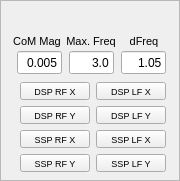
  <widget class="QFrame" name="frame">
   <property name="geometry">
    <rect>
     <x>20</x>
     <y>430</y>
     <width>180</width>
     <height>181</height>
    </rect>
   </property>
   <property name="frameShape">
    <enum>QFrame::StyledPanel</enum>
   </property>
   <property name="frameShadow">
    <enum>QFrame::Raised</enum>
   </property>
   <widget class="QPushButton" name="BTN_SYSID_COMREF2ZMP_SSP_LF_X">
    <property name="geometry">
     <rect>
      <x>96</x>
      <y>130</y>
      <width>70</width>
      <height>18</height>
     </rect>
    </property>
    <property name="font">
     <font>
      <pointsize>7</pointsize>
     </font>
    </property>
    <property name="text">
     <string>SSP LF X</string>
    </property>
   </widget>
   <widget class="QPushButton" name="BTN_SYSID_COMREF2ZMP_DSP_LF_Y">
    <property name="geometry">
     <rect>
      <x>96</x>
      <y>106</y>
      <width>70</width>
      <height>18</height>
     </rect>
    </property>
    <property name="font">
     <font>
      <pointsize>7</pointsize>
     </font>
    </property>
    <property name="text">
     <string>DSP LF Y</string>
    </property>
   </widget>
   <widget class="QLabel" name="label_63">
    <property name="geometry">
     <rect>
      <x>7</x>
      <y>31</y>
      <width>60</width>
      <height>20</height>
     </rect>
    </property>
    <property name="font">
     <font>
      <pointsize>8</pointsize>
     </font>
    </property>
    <property name="text">
     <string>CoM Mag</string>
    </property>
    <property name="alignment">
     <set>Qt::AlignCenter</set>
    </property>
   </widget>
   <widget class="QLineEdit" name="CON_SYSID_COMREF2ZMP_DFREQ">
    <property name="geometry">
     <rect>
      <x>121</x>
      <y>51</y>
      <width>45</width>
      <height>23</height>
     </rect>
    </property>
    <property name="text">
     <string>1.05</string>
    </property>
    <property name="alignment">
     <set>Qt::AlignRight|Qt::AlignTrailing|Qt::AlignVCenter</set>
    </property>
   </widget>
   <widget class="QLabel" name="label_62">
    <property name="geometry">
     <rect>
      <x>0</x>
      <y>10</y>
      <width>181</width>
      <height>16</height>
     </rect>
    </property>
    <property name="font">
     <font>
      <pointsize>8</pointsize>
     </font>
    </property>
    <property name="text">
     <string>&lt;CoMREF to ZMP System ID&gt;</string>
    </property>
    <property name="alignment">
     <set>Qt::AlignCenter</set>
    </property>
   </widget>
   <widget class="QLineEdit" name="CON_SYSID_COMREF2ZMP_NUM">
    <property name="geometry">
     <rect>
      <x>69</x>
      <y>51</y>
      <width>45</width>
      <height>23</height>
     </rect>
    </property>
    <property name="text">
     <string>3.0</string>
    </property>
    <property name="alignment">
     <set>Qt::AlignRight|Qt::AlignTrailing|Qt::AlignVCenter</set>
    </property>
   </widget>
   <widget class="QPushButton" name="BTN_SYSID_COMREF2ZMP_DSP_RF_Y">
    <property name="geometry">
     <rect>
      <x>20</x>
      <y>106</y>
      <width>70</width>
      <height>18</height>
     </rect>
    </property>
    <property name="font">
     <font>
      <pointsize>7</pointsize>
     </font>
    </property>
    <property name="text">
     <string>DSP RF Y</string>
    </property>
   </widget>
   <widget class="QPushButton" name="BTN_SYSID_COMREF2ZMP_SSP_RF_X">
    <property name="geometry">
     <rect>
      <x>20</x>
      <y>130</y>
      <width>70</width>
      <height>18</height>
     </rect>
    </property>
    <property name="font">
     <font>
      <pointsize>7</pointsize>
     </font>
    </property>
    <property name="text">
     <string>SSP RF X</string>
    </property>
   </widget>
   <widget class="QPushButton" name="BTN_SYSID_COMREF2ZMP_DSP_LF_X">
    <property name="geometry">
     <rect>
      <x>96</x>
      <y>82</y>
      <width>70</width>
      <height>18</height>
     </rect>
    </property>
    <property name="font">
     <font>
      <pointsize>7</pointsize>
     </font>
    </property>
    <property name="text">
     <string>DSP LF X</string>
    </property>
   </widget>
   <widget class="QLabel" name="label_66">
    <property name="geometry">
     <rect>
      <x>114</x>
      <y>31</y>
      <width>60</width>
      <height>20</height>
     </rect>
    </property>
    <property name="font">
     <font>
      <pointsize>8</pointsize>
     </font>
    </property>
    <property name="text">
     <string>dFreq</string>
    </property>
    <property name="alignment">
     <set>Qt::AlignCenter</set>
    </property>
   </widget>
   <widget class="QLineEdit" name="CON_SYSID_COMREF2ZMP_COMMAG">
    <property name="geometry">
     <rect>
      <x>17</x>
      <y>51</y>
      <width>45</width>
      <height>23</height>
     </rect>
    </property>
    <property name="text">
     <string>0.005</string>
    </property>
    <property name="alignment">
     <set>Qt::AlignRight|Qt::AlignTrailing|Qt::AlignVCenter</set>
    </property>
   </widget>
   <widget class="QPushButton" name="BTN_SYSID_COMREF2ZMP_DSP_RF_X">
    <property name="geometry">
     <rect>
      <x>20</x>
      <y>82</y>
      <width>70</width>
      <height>18</height>
     </rect>
    </property>
    <property name="font">
     <font>
      <pointsize>7</pointsize>
     </font>
    </property>
    <property name="text">
     <string>DSP RF X</string>
    </property>
   </widget>
   <widget class="QLabel" name="label_64">
    <property name="geometry">
     <rect>
      <x>61</x>
      <y>31</y>
      <width>60</width>
      <height>20</height>
     </rect>
    </property>
    <property name="font">
     <font>
      <pointsize>8</pointsize>
     </font>
    </property>
    <property name="text">
     <string>Max. Freq</string>
    </property>
    <property name="alignment">
     <set>Qt::AlignCenter</set>
    </property>
   </widget>
   <widget class="QPushButton" name="BTN_SYSID_COMREF2ZMP_SSP_RF_Y">
    <property name="geometry">
     <rect>
      <x>20</x>
      <y>154</y>
      <width>70</width>
      <height>18</height>
     </rect>
    </property>
    <property name="font">
     <font>
      <pointsize>7</pointsize>
     </font>
    </property>
    <property name="text">
     <string>SSP RF Y</string>
    </property>
   </widget>
   <widget class="QPushButton" name="BTN_SYSID_COMREF2ZMP_SSP_LF_Y">
    <property name="geometry">
     <rect>
      <x>96</x>
      <y>154</y>
      <width>70</width>
      <height>18</height>
     </rect>
    </property>
    <property name="font">
     <font>
      <pointsize>7</pointsize>
     </font>
    </property>
    <property name="text">
     <string>SSP LF Y</string>
    </property>
   </widget>
  </widget>
